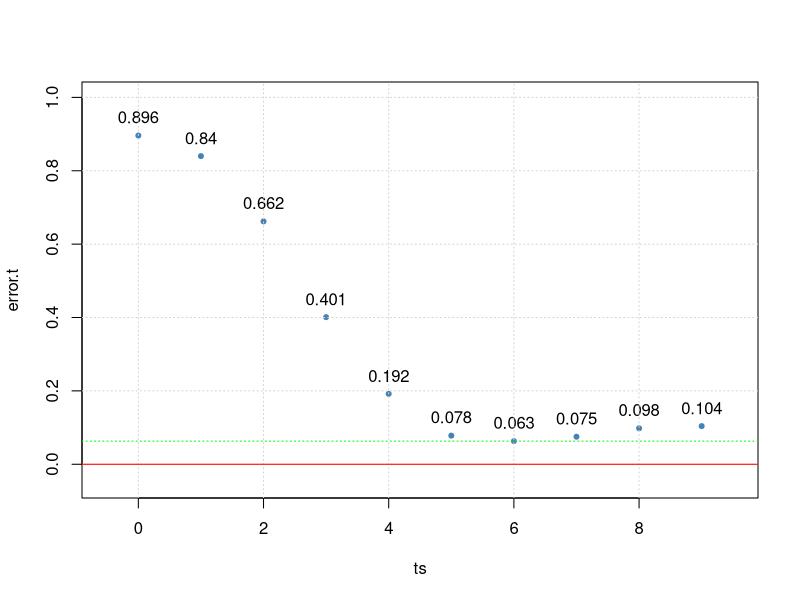
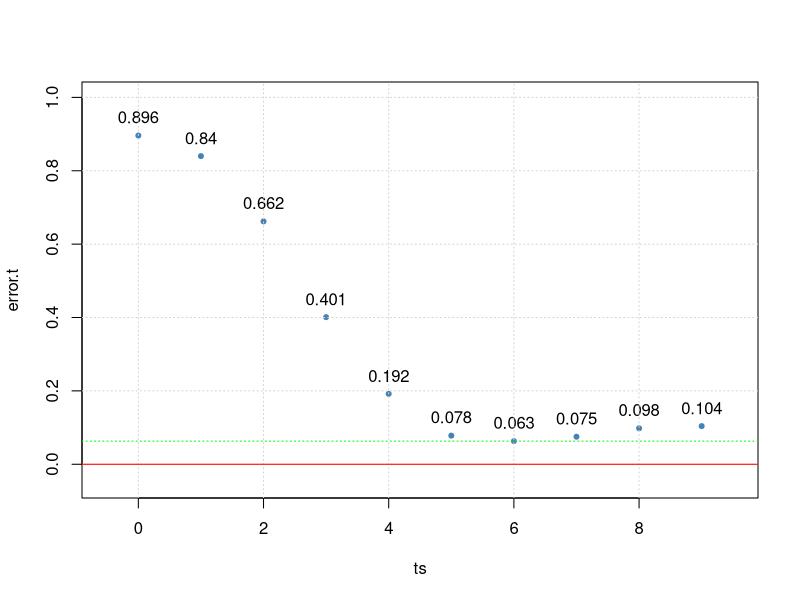
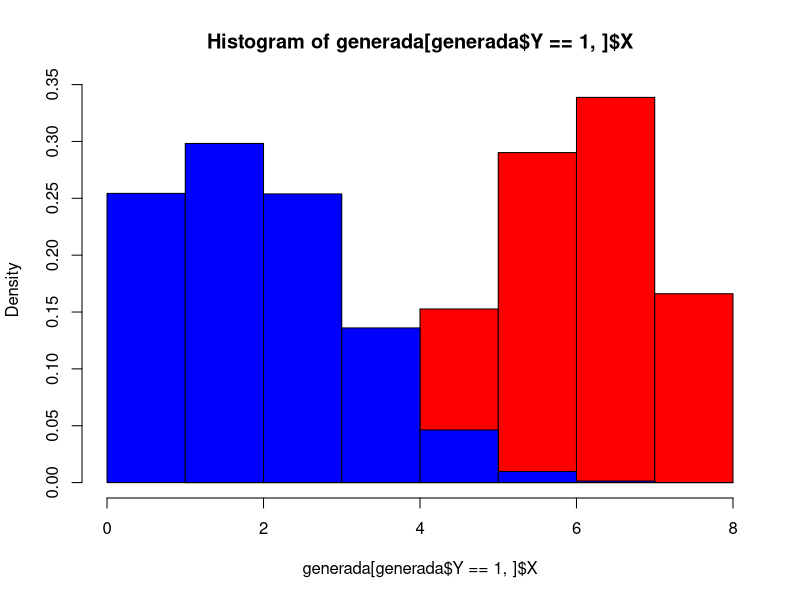
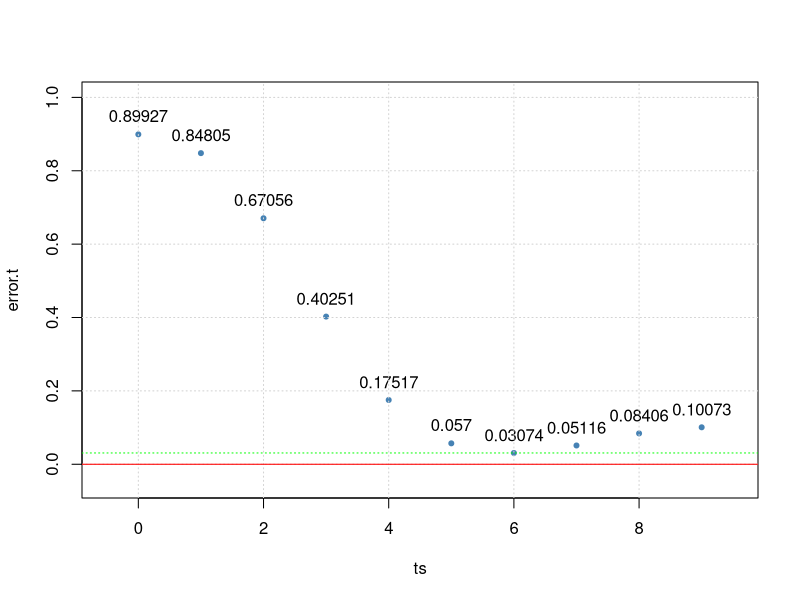
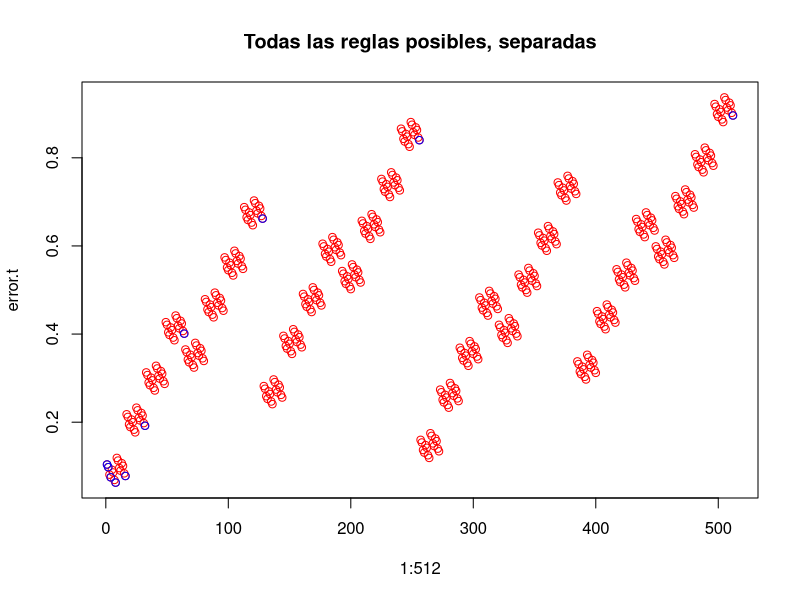
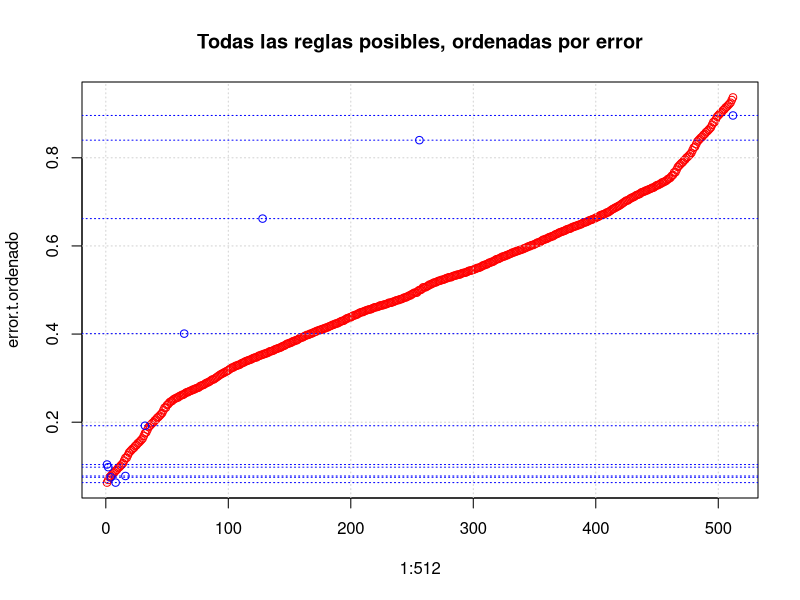

Generate these figures, in order, with R:
## ---- chunk 1
data <- read.csv('depredadosclasificadas.txt', sep=' ')
head(data)
## ---- chunk 2
regla5 <- function(x){
    # x: numerico o vector
    return(as.integer(x>=5))
}
## ---- chunk 3
preds.5 <- regla5(data$removidos)
## ---- chunk 4
error.5 <- mean(abs(preds.5 - data$especie))
error.5
## ---- chunk 5
rechazadorpar <- function(x){
    # la mejor regla jamás vista
    return(as.integer(x%%2==0))
}
## ---- chunk 6
preds.par <- rechazadorpar(data$removidos)
## ---- chunk 7
error.par <- mean(abs(preds.par - data$especie))
error.par
## ---- chunk 8
reglacorte <- function(x, t){
    return(as.integer(x>=t))
}
## ---- chunk 9
ts <- 0:9
error.t <- rep(NA, length(ts))
for(t in ts){
    preds.t <- reglacorte(data$removidos, t)
    error.t[t+1] <- mean(abs(preds.t - data$especie))
}

## ---- chunk 10
plot(ts, error.t, xlim=c(-0.5,9.5), ylim=c(-0.05, 1), col='steelblue', pch=20)
text(x=ts, y=error.t+0.05, labels=error.t)
grid()
abline(h=0, col='red')
abline(h=min(error.t), col='green', lty=3)
## ---- chunk 11
ts[which.min(error.t)]
## ---- chunk 12
ErrorClassTrue <- function(h){
    X <- data$removidos
    Y <- data$especie
    m <- length(X)
    error <- 0
    for(i in 1:m){
        xi <- X[i]
        yi <- Y[i]
        error <- error + (h[xi+1] != yi)
    }
    error <- error / m
    return(error)
}
## ---- chunk 13
ErrorClassTrue(c(0,0,0,0,0,0,1,1,1))
## ---- chunk 14
ts <- 0:9
error.t <- rep(NA, length(ts))
for(t in ts){
    if(t==0){
        h <- rep(1, 9)
    }
    else if(t==9){
        h <- rep(0, 9)
    }
    else{
        h <- c(rep(0, t), rep(1, 9-t))
    }
    
    error.t[t+1] <- ErrorClassTrue(h)
}
## ---- chunk 15
plot(ts, error.t, xlim=c(-0.5,9.5), ylim=c(-0.05, 1), col='steelblue', pch=20)
text(x=ts, y=error.t+0.05, labels=error.t)
grid()
abline(h=0, col='red')
abline(h=min(error.t), col='green', lty=3)
## ---- chunk 16
rHuevosNido <- function(n, h=8){
    A <- 0
    R <- 1
    # Prob of found each specie
    p.A <- 0.9
    p.R <- 0.1
    # Prob of throw given specie
    p.T.A <- 0.3
    p.T.R <- 0.8
    # Data frame to return
    data <- data.frame(X=rep(NA,n), Y=rep(NA,n))
    
    # Choose n species at random
    species <- sample(x=c(A, R), size=n, prob=c(p.A, p.R), replace=T)
    
    # For each nest, throw some egs! .`v´.
    i <- 1
    for(specie in species){
        p <- ifelse(specie==A, p.T.A, p.T.R)
        rejected <- sum(sample(x=c(1, 0), size=h, prob=c(p, 1-p), replace=T))
        
        data[i, ] <- c(rejected, specie)
        
        i <- i+1
    }
    return(data)
}
## ---- chunk 17
generada <- rHuevosNido(100000)
head(generada)
## ---- chunk 18
hist(generada[generada$Y==1,]$X, breaks=9, xlim=c(0,8), prob=T, col='red')
hist(generada[generada$Y==0,]$X, breaks=9, prob=T, col='blue', add=T)
## ---- chunk 19
ts <- 0:9
error.t <- rep(NA, length(ts))
for(t in ts){
    preds.t <- reglacorte(generada$X, t)
    error.t[t+1] <- mean(abs(preds.t - generada$Y))
}
## ---- chunk 20
plot(ts, error.t, xlim=c(-0.5,9.5), ylim=c(-0.05, 1), col='steelblue', pch=20)
text(x=ts, y=error.t+0.05, labels=error.t)
grid()
abline(h=0, col='red')
abline(h=min(error.t), col='green', lty=3)
## ---- chunk 21
toBin <- function(num, long){
    d <- num
    r <- num
    binary <- c()
    while(d > 1){
        r <- d%%2
        d <- d%/%2
        binary <- c(binary, r)
    }
    binary <- c(binary, d)
    # Relleno con ceros
    while(length(binary)<long){
        binary <- c(binary, 0)
    }
    binary <- rev(binary)
   
    return(binary)
}
## ---- chunk 22
all.hs <- matrix(nrow=2^9, ncol=9)

for(i in 1:2^9){
    all.hs[i, ] <- toBin(i-1, 9)
}
## ---- chunk 23
error.t <- rep(NA, 2^9)
for(i in 1:2^9){
    #print(c(all.hs[i,]))
    #print(i)
    error.t[i] <- ErrorClassTrue(c(all.hs[i,]))
}
## ---- chunk 24
all.hs[which.min(error.t),]
min(error.t)
## ---- chunk 25
# Reglas con cortes entre las anteriores (binarios terminados en 1, + 1)
all.hs[c(1,2,4,8,16,32,64,128,256,512),]
## ---- chunk 26
plot(1:512, error.t, main="Todas las reglas posibles, separadas", col="red")
points(c(1,2,4,8,16,32,64,128,256,512), error.t[c(1,2,4,8,16,32,64,128,256,512)], col='blue')
## ---- chunk 27
idx.hs <- c(1,2,4,8,16,32,64,128,256,512) 
error.t.ordenado <- error.t[order(error.t)]
idx.t.ordenado   <- c(1:512)[order(error.t)]
plot(1:512, error.t.ordenado, main="Todas las reglas posibles, ordenadas por error", col="red")
grid()
abline(h=error.t[c(1,2,4,8,16,32,64,128,256,512)], col='blue', lty=3)
points(idx.hs[order(error.t[idx.hs])], error.t[idx.hs[order(error.t[idx.hs])]], col='blue', lty=3)
## ---- chunk 28
min.error.2 <- (error.t[order(error.t)])[2]
min.hs.2 <- (all.hs[order(error.t),])[2,]
min.error.2
min.hs.2
## ---- chunk 29
all.hs[order(error.t),]
## ---- chunk 30

